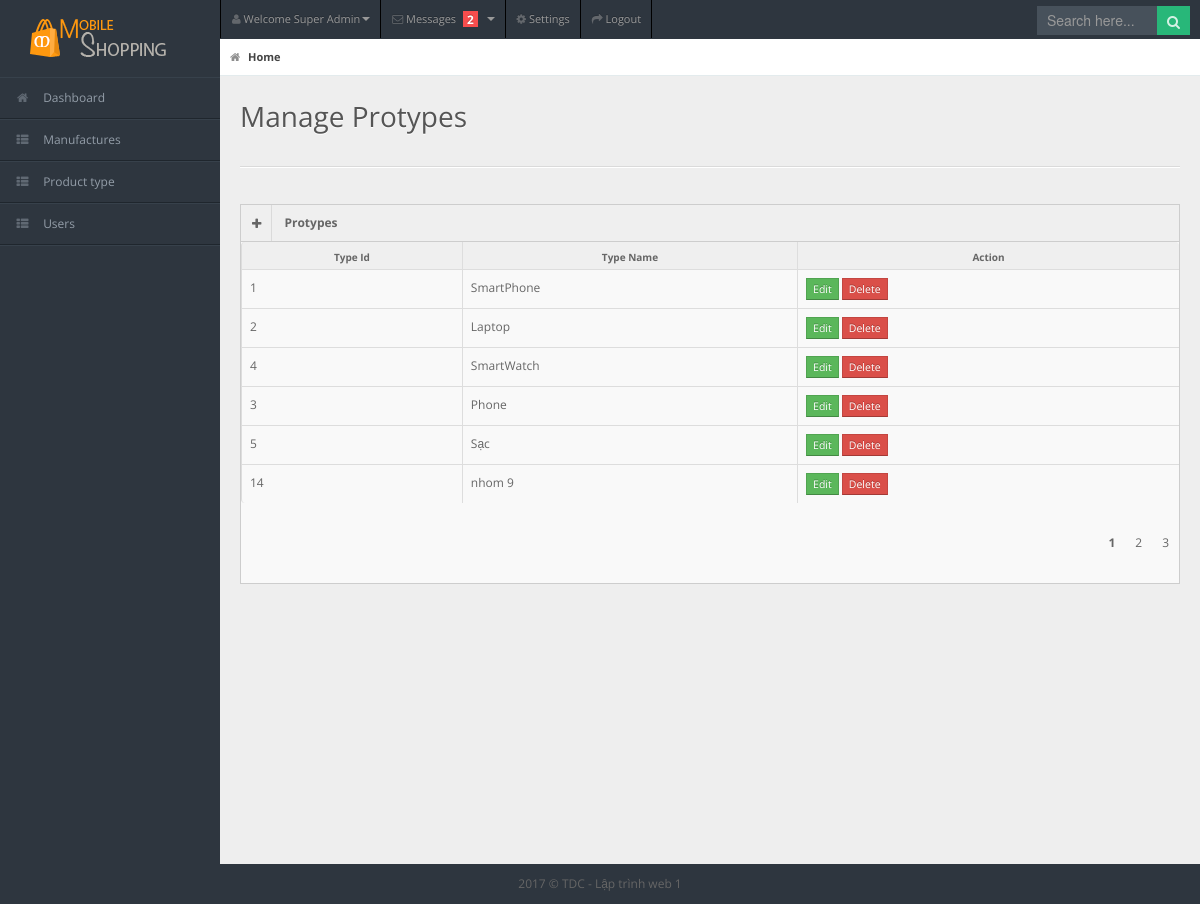
/Project/mobile/admin/protypes.php (signed in), run on the app's committed database.
### tables this page shows
CREATE TABLE `protypes` (
  `type_id` int(11) NOT NULL,
  `type_name` varchar(100) NOT NULL
);

### Project/mobile/admin/models/db.php (called while the page is built, shortened)
<?php
class Db
{
    public static $connection;
    public function __construct()
    {
        if (!self::$connection) {
            self::$connection = new mysqli(DB_HOST, DB_USER, DB_PASSWORD, DB_NAME,PORT);
            self::$connection->set_charset(DB_CHARSET);
        }
        return self::$connection;
    }
}

### Project/mobile/admin/models/orders.php (called while the page is built, shortened)
<?php
class Order extends Db
{
	function CountOrder()
	{
		$sql = "SELECT COUNT(order_id) as total FROM orders";
		$item = mysqli_query(self::$connection,$sql);
		$item1 = mysqli_fetch_assoc($item);
		return $item1;
	}
}

### Project/mobile/admin/models/protype.php (called while the page is built, shortened)
<?php
class Protype extends Db {
    function getAllProtype() {
        $sql = self::$connection->prepare("SELECT * FROM protypes");
            $sql->execute();
            $items = $sql->get_result()->fetch_all(MYSQLI_ASSOC);
            return $items;
    }
}
?>

### Project/mobile/admin/protypes.php (the view, shortened to what this page needs)
<!DOCTYPE html>
<html lang="en">
<head>
<?php
    require "models/db.php";
    require "models/protype.php";
    require "models/orders.php";
    $order = new Order();
    $ordercount = $order->CountOrder();
    $soluong = $ordercount['total'];
    $protype = new Protype();
?>
    <link rel="stylesheet" href="css/bootstrap.min.css" />
    <link rel="stylesheet" href="css/bootstrap-responsive.min.css" />
    <link rel="stylesheet" href="css/uniform.css" />
    <link rel="stylesheet" href="css/select2.css" />
    <link rel="stylesheet" href="css/matrix-style.css" />
    <link rel="stylesheet" href="css/matrix-media.css" />
    <link href="font-awesome/css/font-awesome.css" rel="stylesheet" />
</head>
<body>
    <div id="header">
        <h1><a href="http://localhost:8888/dienthoai/"><img src="images/logo.png" alt=""></a></h1>
    </div>
    <div id="user-nav" class="navbar navbar-inverse">
        <ul class="nav">
            <li class="dropdown" id="profile-messages"><a title="" href="#" data-toggle="dropdown"
                    data-target="#profile-messages" class="dropdown-toggle"><i class="icon icon-user"></i> <span
                        class="text">Welcome Super Admin</span><b class="caret"></b></a>
            </li>
            <li class="dropdown" id="menu-messages"><a href="#" data-toggle="dropdown" data-target="#menu-messages"
                    class="dropdown-toggle"><i class="icon icon-envelope"></i> <span class="text">Messages</span> <span
                        class="label label-important"><?php echo $soluong ?></span> <b class="caret"></b></a>
            </li>
            <li class=""><a title="" href="#"><i class="icon icon-cog"></i> <span class="text">Settings</span></a></li>
            <li class=""><a title="" href="logout.php"><i class="icon icon-share-alt"></i> <span
                        class="text">Logout</span></a></li>
        </ul>
    </div>
    <div id="search">
        <form action="result.php" method="get">
            <input name="key" type="text" placeholder="Search here..." />
            <button type="submit" class="tip-bottom" title="Search"><i class="icon-search icon-white"></i></button>
        </form>
    </div>
    <div id="sidebar"> <a href="#" class="visible-phone"><i class="icon icon-th"></i>Tables</a>
        <ul>
            <li><a href="index.php"><i class="icon icon-home"></i> <span>Dashboard</span></a> </li>
            <li> <a href="manufactures.php"><i class="icon icon-th-list"></i> <span>Manufactures</span></a></li>
            <li> <a href="protypes.php"><i class="icon icon-th-list"></i> <span>Product type</span></a></li>
            <li> <a href="users.php"><i class="icon icon-th-list"></i> <span>Users</span></a></li>
        </ul>
    </div>
    <div id="content">
        <div id="content-header">
            <div id="breadcrumb"> <a href="index.php" title="Go to Home" class="tip-bottom current"><i
                        class="icon-home"></i> Home</a></div>
            <h1>Manage Protypes</h1>
        </div>
        <div class="container-fluid">
            <hr>
            <div class="row-fluid">
                <div class="span12">
                    <div class="widget-box">
                        <div class="widget-title"> <span class="icon"><a href="form/typeform.php"> <i class="icon-plus"></i>
                                </a></span>
                            <h5>Protypes</h5>
                        </div>
                        <div class="widget-content nopadding">
                            <table class="table table-bordered table-striped">
                                <thead>
                                    <tr>
                                        <th>Type Id</th>
                                        <th>Type Name</th>
                                        <th>Action</th>
                                    </tr>
                                </thead>
                                <tbody>
                                    <?php
                                        $prodarr = $protype->getAllProtype();
                                        foreach($prodarr as $key)
                                        {
                                    ?>
                                        <tr class="">
                                            <td><?php echo $key['type_id'] ?></td>
                                            <td><?php echo $key['type_name'] ?></td>
                                            <td>
                                                <a href="edit_protype.php?type_id=<?php echo $key['type_id'] ?>" class="btn btn-success btn-mini">Edit</a>
                                                <a href="delpro.php?type_id=<?php echo $key['type_id'] ?>" class="btn btn-danger btn-mini">Delete</a>
                                            </td>
                                        </tr>
                                    <?php } ?>
                                </tbody>
                            </table>
                            <div class="row" style="margin-left: 18px;">
                                <ul class="pagination">
                                    <li class="active">1</li>
                                    <li>2</li>
                                    <li>3</li>
                                </ul>
                            </div>
                        </div>
                    </div>
                </div>
            </div>
        </div>
    </div>
    <div class="row-fluid">
        <div id="footer" class="span12"> 2017 &copy; TDC - Lập trình web 1</div>
    </div>
</body>
</html>

### Project/mobile/admin/css/select2.css (style rules this page uses)
ul.pagination li { float: left; }

### Project/mobile/admin/css/matrix-media.css (style rules this page uses)
body { background:#2E363F; }
#header { margin-top:10px; }
#search input[type=text], #search button { background-color: #28b779; }
#sidebar > ul { border-bottom: 1px solid #37414b }
#sidebar > ul > li { border-top: 1px solid #37414b; border-bottom: 1px solid #1f262d; }
#search input[type=text] { background-color: #47515b; color: #fff; }

### Project/mobile/admin/protypes.php (style rules this page uses)
ul.pagination { list-style: none; float: right; }
ul.pagination li.active { font-weight: bold }
ul.pagination li { float: left; display: inline-block; padding: 10px }

### data on the page
protypes: type_id "1", type_name "SmartPhone"
protypes: type_id "2", type_name "Laptop"
protypes: type_id "4", type_name "SmartWatch"
protypes: type_id "3", type_name "Phone"
protypes: type_id "5", type_name "Sạc"
protypes: type_id "14", type_name "nhom 9"

### other printed values
$soluong "2"
